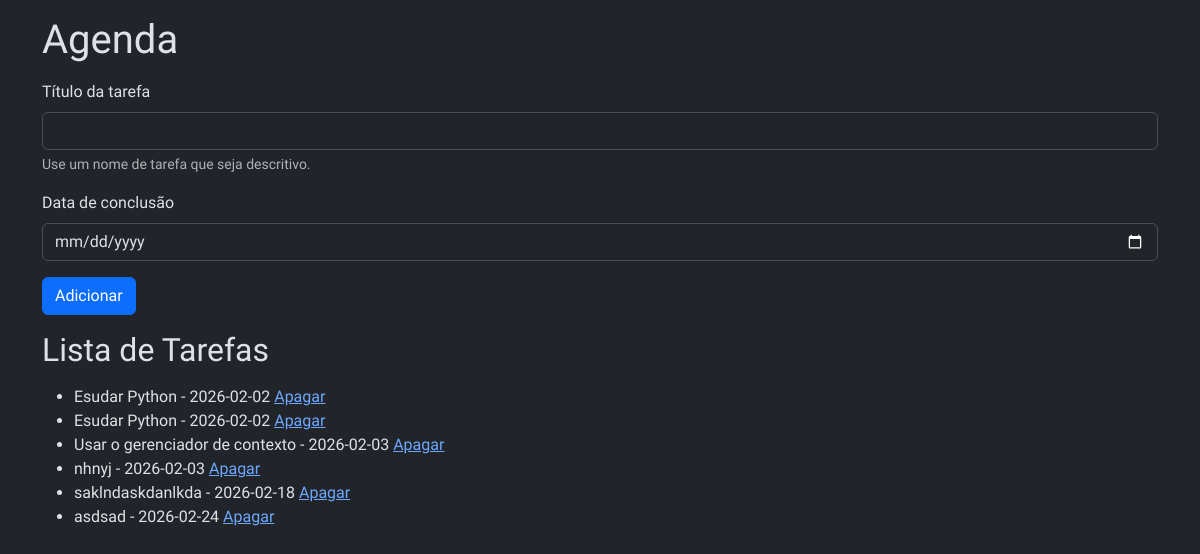
The app's page /agenda, older data.
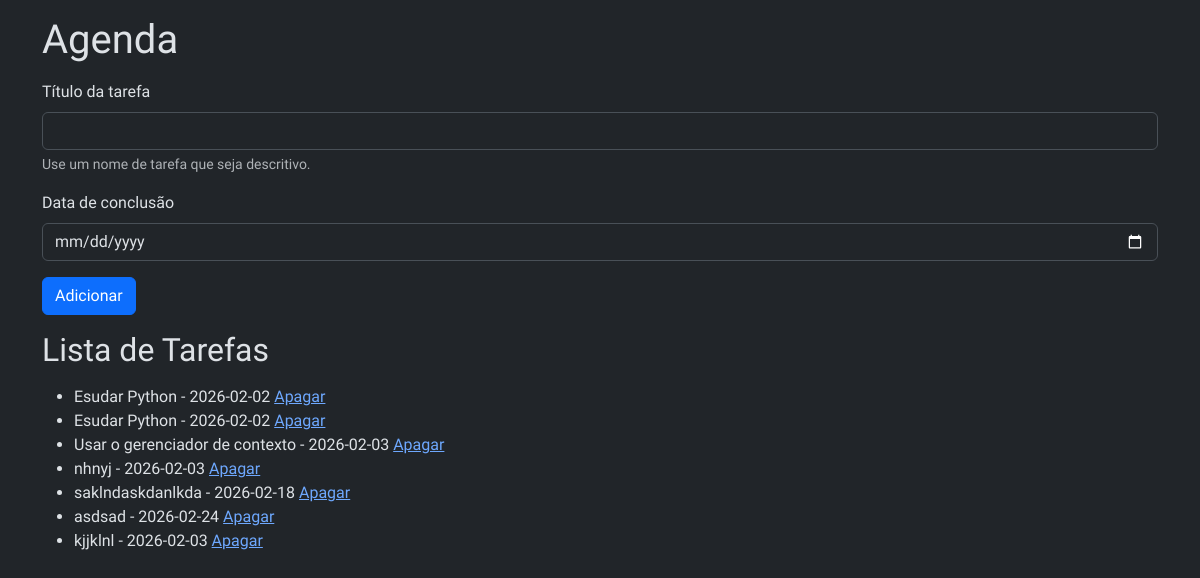
The same page, newer data.
### tables this page shows
CREATE TABLE tarefas (
        id INTEGER PRIMARY KEY AUTOINCREMENT,
        titulo_tarefa TEXT NOT NULL,
        data_conclusao TEXT);

### app.py (the view)
@app.route('/agenda', methods=['GET', 'POST'])
def agenda():
    tarefas = None
    if request.method == 'POST':
        titulo_tarefa = request.form['titulo-tarefa']
        data_conclusao = request.form['data-conclusao']
        tarefa = Tarefa(titulo_tarefa, data_conclusao)
        tarefa.salvar_tarefa()
    tarefas = Tarefa.obter_tarefas()
    return render_template('agenda.html', titulo='Agenda', tarefas=tarefas)

### models/database.py (called while the page is built)
    def buscar_tudo(self, query: str, params: tuple = ()) -> list[Any]:
        self.cursor.execute(query, params)
        return self.cursor.fetchall()

    def close(self) -> None:
        self.connection.close()

    def __enter__(self) -> Self:
        return self

    def __exit__(self, exc_type: Optional[Type[BaseException]], exc_value: Optional[BaseException], tb: Optional[TracebackType]) -> None:
        if exc_type is not None:
            print('Exceção capturada no contexto:')
            print(f'Tipo: {exc_type.__name__}')
            print(f'Mensagem: {exc_value}')
            print('Traceback completo:')
            traceback.print_tb(tb)
        self.close()

### models/tarefa.py (called while the page is built)
    @classmethod
    def obter_tarefas(cls) -> list[Self]:
        with Database('./data/tarefas.sqlite3') as db:
            query: str = 'SELECT titulo_tarefa, data_conclusao, id FROM tarefas;'
            resultados: list[Any] = db.buscar_tudo(query)
            tarefas: list[Self] = [cls(titulo, data, id) for titulo, data, id in resultados]
            return tarefas

### templates/agenda.html
{% extends "base.html" %}
{% block content %}
    <form class="mt-3" method="POST">
        <div class="mb-3">
            <label for="titulo-tarefa" class="form-label">Título da tarefa</label>
            <input type="text" class="form-control" name="titulo-tarefa" id="titulo-tarefa"
                aria-describedby="ajudaNomeTarefa" required>
            <div id="ajudaNomeTarefa" class="form-text">Use um nome de tarefa que seja descritivo.</div>
        </div>
        <div class="mb-3">
            <label for="data-conclusao" class="form-label">Data de conclusão</label>
            <input type="date" class="form-control" name="data-conclusao" id="data-conclusao">
        </div>
        <button type="submit" class="btn btn-primary">Adicionar</button>
    </form>
    <h2 class="my-3">Lista de Tarefas</h2>
    {% if tarefas %}
        <ul>
            {% for tarefa in tarefas %}
                <li>{{ tarefa.titulo_tarefa }} - {{ tarefa.data_conclusao }} <a href="{{url_for('delete', idTarefa=tarefa.id_tarefa) }}">Apagar</a></li>
            {% endfor %}
        </ul>
    {% else %}
        <p>Nenhuma tarefa cadastrada</p>
    {% endif %}
{% endblock %}

Row changes from the older to the newer data that the page shows:
added tarefas: titulo_tarefa "kjjklnl", data_conclusao "2026-02-03"
